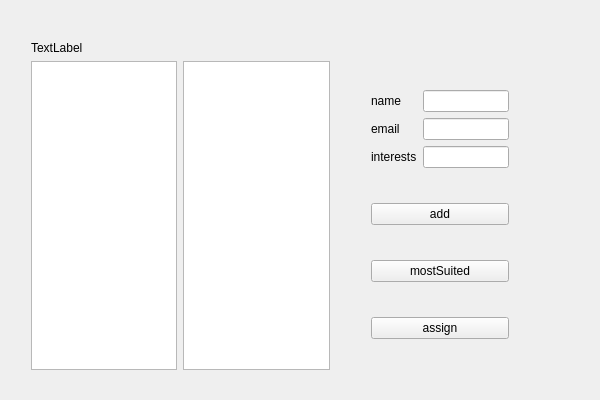
<?xml version="1.0" encoding="UTF-8"?>
<ui version="4.0">
 <class>VolunteerWindowClass</class>
 <widget class="QWidget" name="VolunteerWindowClass">
  <property name="geometry">
   <rect>
    <x>0</x>
    <y>0</y>
    <width>600</width>
    <height>400</height>
   </rect>
  </property>
  <property name="windowTitle">
   <string>VolunteerWindow</string>
  </property>
  <widget class="QWidget" name="verticalLayoutWidget">
   <property name="geometry">
    <rect>
     <x>20</x>
     <y>30</y>
     <width>321</width>
     <height>351</height>
    </rect>
   </property>
   <layout class="QVBoxLayout" name="verticalLayout">
    <item>
     <widget class="QLabel" name="description">
      <property name="text">
       <string>TextLabel</string>
      </property>
     </widget>
    </item>
    <item>
     <layout class="QHBoxLayout" name="horizontalLayout">
      <item>
       <widget class="QListWidget" name="volunteerList"/>
      </item>
      <item>
       <widget class="QListWidget" name="unassignedList"/>
      </item>
     </layout>
    </item>
   </layout>
  </widget>
  <widget class="QWidget" name="verticalLayoutWidget_2">
   <property name="geometry">
    <rect>
     <x>360</x>
     <y>50</y>
     <width>160</width>
     <height>331</height>
    </rect>
   </property>
   <layout class="QVBoxLayout" name="verticalLayout_2">
    <item>
     <layout class="QGridLayout" name="gridLayout">
      <item row="1" column="1">
       <widget class="QLineEdit" name="lineEdit_2"/>
      </item>
      <item row="1" column="0">
       <widget class="QLabel" name="email">
        <property name="text">
         <string>email</string>
        </property>
       </widget>
      </item>
      <item row="0" column="1">
       <widget class="QLineEdit" name="lineEdit"/>
      </item>
      <item row="0" column="0">
       <widget class="QLabel" name="name">
        <property name="text">
         <string>name</string>
        </property>
       </widget>
      </item>
      <item row="2" column="1">
       <widget class="QLineEdit" name="lineEdit_3"/>
      </item>
      <item row="2" column="0">
       <widget class="QLabel" name="interests">
        <property name="text">
         <string>interests</string>
        </property>
       </widget>
      </item>
     </layout>
    </item>
    <item>
     <widget class="QPushButton" name="addButton">
      <property name="text">
       <string>add</string>
      </property>
     </widget>
    </item>
    <item>
     <widget class="QPushButton" name="mostSuitedButton">
      <property name="text">
       <string>mostSuited</string>
      </property>
     </widget>
    </item>
    <item>
     <widget class="QPushButton" name="assignButton">
      <property name="text">
       <string>assign</string>
      </property>
     </widget>
    </item>
   </layout>
  </widget>
 </widget>
 <layoutdefault spacing="6" margin="11"/>
 <resources>
  <include location="VolunteerWindow.qrc"/>
 </resources>
 <connections/>
</ui>
